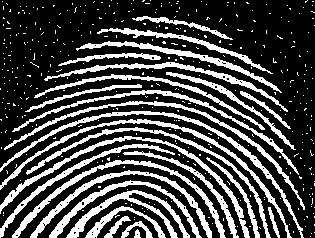
#> input picture Gonzalez_images/fingerprint.tif, 315 x 238 px
$ jupyter execute fingerprint.ipynb
#> lines starting #> are read from the running program, lines starting #| are printed output that depends on the picture; after the words box and inside, x2 and y2 are one past the last pixel; in counts of white or black regions, pixels touching at a corner belong together
[cell 1]
import numpy as np
import cv2
import matplotlib.pyplot as plt

[cell 2]
img = cv2.imread('Gonzalez_images/fingerprint.tif', 0)
#> img: shape (238, 315); 28.5% white; 414 white regions (387 under 20 px), largest, box (x1, y1, x2, y2) and area: (0, 111, 304, 238) 1388, (0, 136, 250, 238) 1372, (0, 119, 292, 238) 1337

[cell 3]
kernel = np.array([[1,1,1],
                   [1,1,1],
                   [1,1,1]])

[cell 4]
eroded_img = cv2.erode(img, kernel, iterations=1)
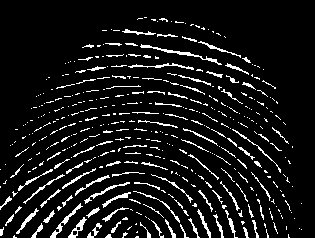
#> eroded_img: shape (238, 315); 9% white in thin lines or dots, all inside (x1, y1, x2, y2) = (0, 17, 302, 238)

[cell 5]
opening_img = cv2.morphologyEx(img, cv2.MORPH_OPEN, kernel)
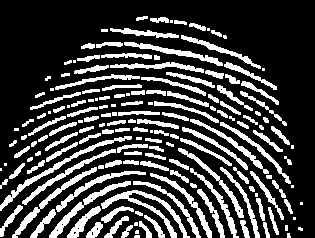
#> opening_img: shape (238, 315); 25.3% white; 167 white regions (33 under 20 px), largest, box (x1, y1, x2, y2) and area: (101, 190, 190, 238) 786, (0, 136, 132, 211) 677, (49, 181, 131, 238) 578

[cell 6]
dil_op = cv2.dilate(opening_img, kernel, iterations=1)
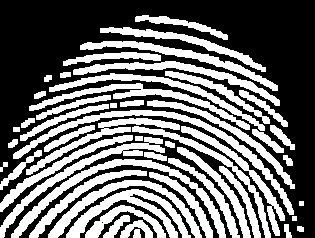
#> dil_op: shape (238, 315); 42.8% white; 51 white regions, largest, box (x1, y1, x2, y2) and area: (13, 110, 294, 215) 2073, (11, 159, 226, 238) 1984, (66, 189, 191, 238) 1692

[cell 7]
close_op = cv2.morphologyEx(dil_op, cv2.MORPH_CLOSE, kernel)
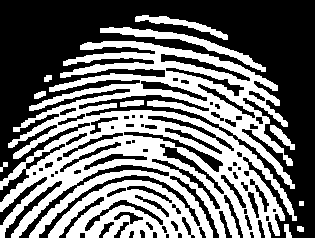
#> close_op: shape (238, 315); 44.3% white; 11 white regions, largest, box (x1, y1, x2, y2) and area: (0, 41, 297, 238) 30859, (100, 27, 266, 72) 1162, (135, 15, 228, 40) 573

[cell 8]
import matplotlib.pyplot as plt

images = [img, eroded_img, opening_img, dil_op, close_op]
captions = ["Noisy Image", "Eroded", "Opening", "Dilation of opening", "Closing of opening"]

fig = plt.figure(figsize=(12, 8))

for i in range(5):
    ax = fig.add_subplot(2, 3, i + 1)
    ax.imshow(images[i], cmap='gray')
    ax.set_title(captions[i])
    ax.axis('off')
plt.tight_layout()
plt.show()

$ run again, with Gonzalez_images/square.tif copied over Gonzalez_images/fingerprint.tif
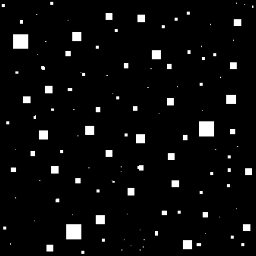
#> input picture Gonzalez_images/square.tif, 256 x 256 px
#> img is the input picture: shape (256, 256); min 0, max 255, mean 11
#> `eroded_img = cv2.erode(img, kernel, iterations=1)`:
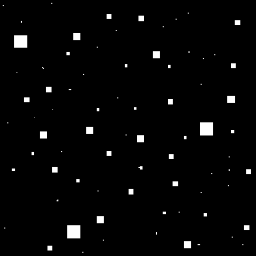
#> eroded_img: shape (256, 256); min 0, max 255, mean 5.7
#> `dil_op = cv2.dilate(opening_img, kernel, iterations=1)`:
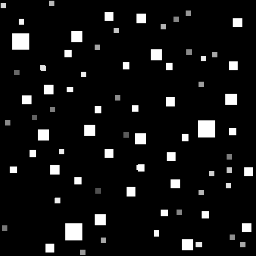
#> dil_op: shape (256, 256); min 0, max 255, mean 17.4
